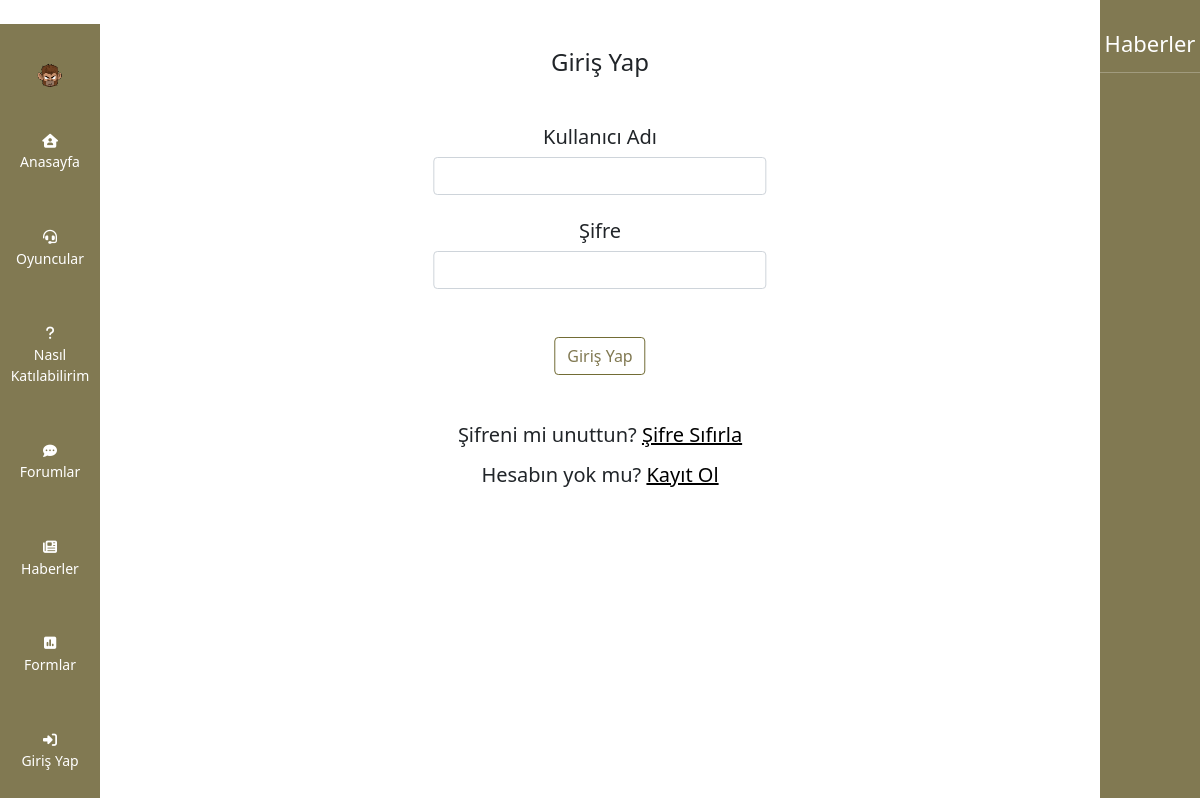
The page /giris-yap/ on the database as committed earlier.
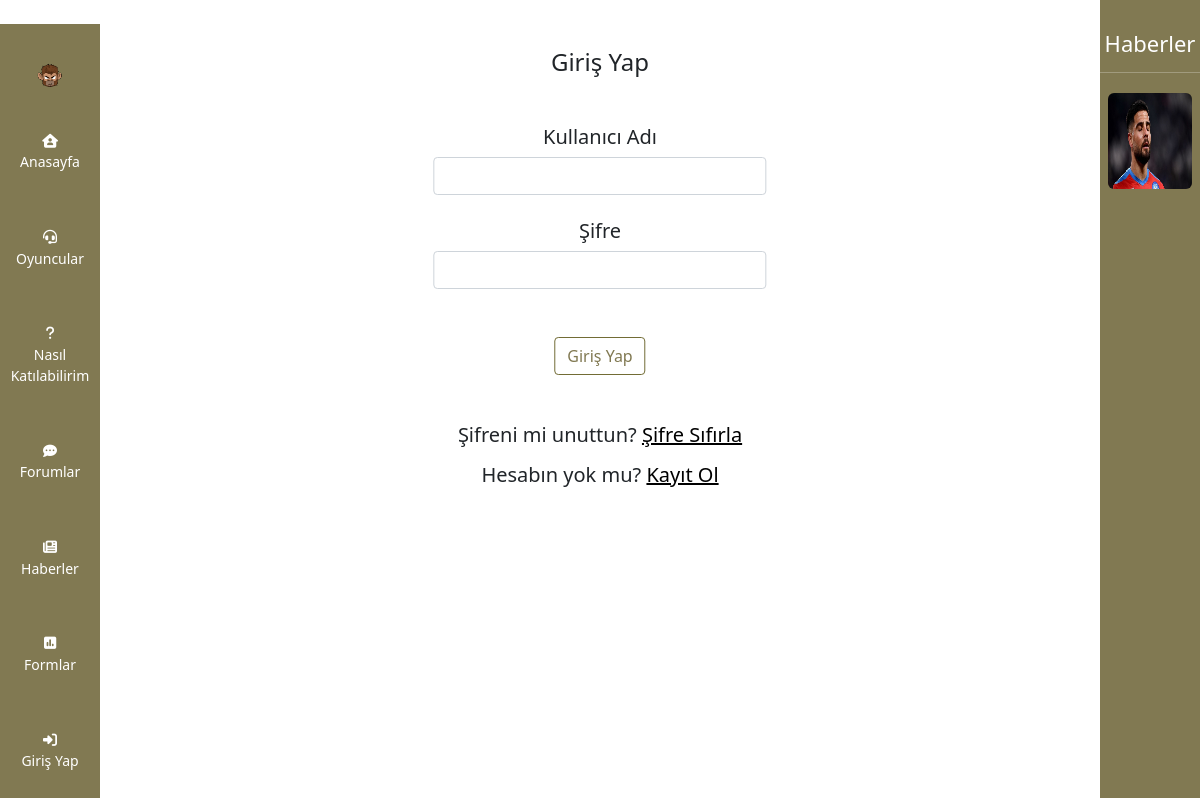
The same page on the database as committed later.
### base/models.py (models this page shows, shortened)
class Haberler(models.Model):
    baslik                 = models.CharField(max_length=30,null=False,blank=False)
    baslik_slug            = models.SlugField(unique=True,null=False,blank=False)
    aciklama               = models.TextField(max_length=250,null=True,blank=True)
    resim                  = models.ImageField(upload_to="haberler",null=True,blank=True)
    olusturulma_tarihi     = models.DateTimeField(
        auto_now_add=True, blank=True, null=True)
    guncellenme_tarihi     = models.DateTimeField(auto_now=True,blank=True, null=True)
    goruldu = models.ManyToManyField(User,related_name='goruldu_haber',default=None,blank=True)

### base/views.py (the view, shortened to what this page needs)
# urls.py: path("giris-yap/", views.GirisYap, name="giris-yap"),
def GirisYap(request):
    if request.user.is_authenticated and OnayDurum.objects.get(kisi_id=request.user.id).onaydurum!="Yasakla":
            return redirect('anasayfa')
    haberler = Haberler.objects.all().order_by('-guncellenme_tarihi')[:5]
    context = {'haberler':haberler}
    return render(request, 'base/giris.html',context)

### base/templates/base/giris.html (shortened to what the changed rows need)
﻿{% extends 'base/ana.html' %} {% block content %} {% load static %}
</head>
<body>
    <aside class="haberler col-1 offset-11 d-none d-lg-block">
        <ul>
            <hr> {% for haber in haberler %}
            <li>
                <table>
                    <tr>
                        <td>
                            {% if haber.resim %}
                            <a href="{% url 'haber-detay' haber.baslik|slugify %}">
                                <img src="{{haber.resim.url}}" title="{{haber.baslik}}" alt="haber"></a>{% endif %}
                        </td>
                    </tr>
                </table>
            </li>
            {% endfor %}
        </ul>
    </aside>
</body>
</html>
{% endblock content %}

Rows that differ between the two databases and show on the page:
added Haberler: resim (picture)
